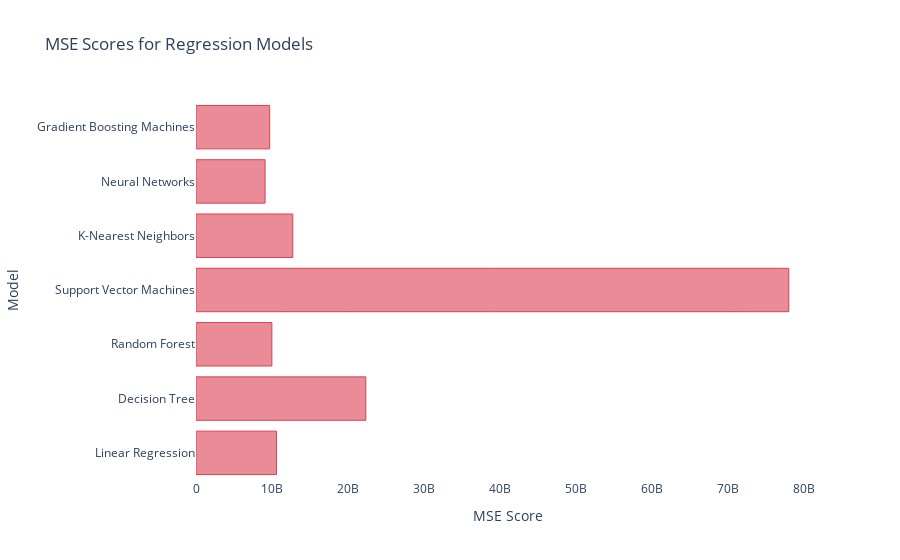

Notebook source saved alongside this figure:
### Code cell
import plotly.graph_objects as go

# Define the model names and corresponding MSE scores
model_names = ['Linear Regression', 'Decision Tree', 'Random Forest', 'Support Vector Machines',
               'K-Nearest Neighbors', 'Neural Networks', 'Gradient Boosting Machines']
mse_scores = [mean_squared_error(y_test, lr_y_pred), mean_squared_error(y_test, dt_y_pred),
              mean_squared_error(y_test, rf_y_pred), mean_squared_error(y_test, svm_y_pred),
              mean_squared_error(y_test, knn_y_pred), mean_squared_error(y_test, y_pred),
              mean_squared_error(y_test, gbm_y_pred)]

# Create the bar chart for MSE scores
fig = go.Figure(go.Bar(
            x=mse_scores,
            y=model_names,
            orientation='h',
            marker=dict(
                color='rgba(219, 64, 82, 0.6)',
                line=dict(
                    color='rgba(219, 64, 82, 1.0)',
                    width=1)
            )
        ))

# Set the layout for MSE chart
fig.update_layout(
    title='MSE Scores for Regression Models',
    xaxis=dict(title='MSE Score'),
    yaxis=dict(title='Model'),
    plot_bgcolor='rgba(0, 0, 0, 0)',
    paper_bgcolor='rgba(0, 0, 0, 0)'
)

# Show the MSE chart
fig.show()

### Figure 1 — Plotly figure (JSON) as saved in the notebook; plotly's stock layout.template omitted (floating-point values rounded to 4 significant figures)
{"data": [{"marker": {"color": "rgba(219, 64, 82, 0.6)", "line": {"color": "rgba(219, 64, 82, 1.0)", "width": 1}}, "orientation": "h", "type": "bar", "x": [10590000000.0, 22350000000.0, 9984000000.0, 78010000000.0, 12740000000.0, 9094000000.0, 9699000000.0], "y": ["Linear Regression", "Decision Tree", "Random Forest", "Support Vector Machines", "K-Nearest Neighbors", "Neural Networks", "Gradient Boosting Machines"]}], "layout": {"paper_bgcolor": "rgba(0, 0, 0, 0)", "plot_bgcolor": "rgba(0, 0, 0, 0)", "title": {"text": "MSE Scores for Regression Models"}, "xaxis": {"title": {"text": "MSE Score"}}, "yaxis": {"title": {"text": "Model"}}}}
